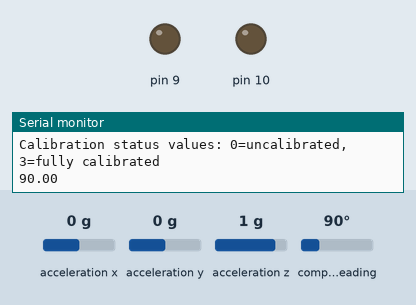
A sketch run on a simulated Arduino Uno, built with avr-gcc and run on an emulated ATmega328P. Parts: output pins drawn as LEDs (lit = HIGH), the last lines printed to the serial monitor. The inputs (shaded band) are chosen by the test bench; at power-on: compass heading 90°, acceleration x 0 g, acceleration y 0 g, acceleration z 1 g.

Above: at 2.2 s.
2.3 s: compass heading set to 180°
8.5 s: compass heading set to 183°
At 14.1 s:
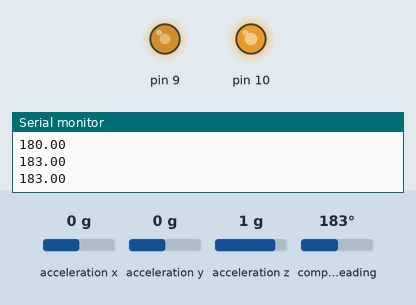
14.6 s: compass heading set to 7°
At 20.0 s:
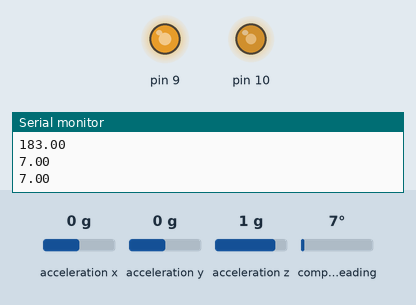
20.7 s: compass heading set to 269°
At 25.9 s:
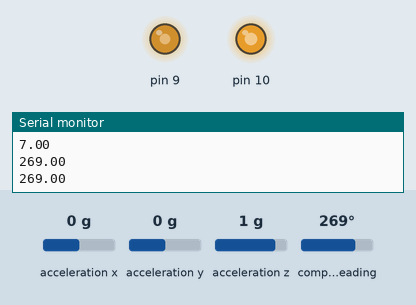
Timing chart, 0 to 27.4 s (numbered marks = the images above; inputs shaded):
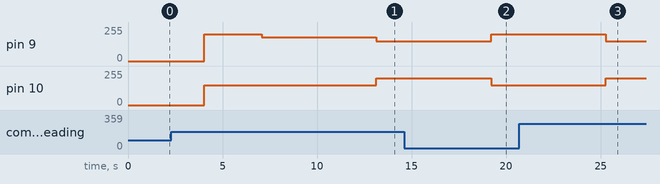

The sketch:

hosei_moter_voice.ino
```cpp
#include <Wire.h>
#include <Adafruit_Sensor.h>
#include <Adafruit_BNO055.h>
#include <utility/imumaths.h>
#include <SoftwareSerial.h>

SoftwareSerial softSerial(6,7); //RX, TX
Adafruit_BNO055 bno = Adafruit_BNO055(-1, 0x28);

void setup(void)
{
  Serial.begin(115200);
  Serial.println("Orientation Sensor Raw Data Test"); Serial.println("");
  if (!bno.begin())
  {
    Serial.print("Ooops, no BNO055 detected ... Check your wiring or I2C ADDR!");
    while (1);
  }
  delay(1000);
  bno.setExtCrystalUse(true);
  Serial.println("Calibration status values: 0=uncalibrated, 3=fully calibrated");

  softSerial.begin(9600);
  softSerial.print("?");
}


void loop() {
  imu::Vector<3> euler = bno.getVector(Adafruit_BNO055::VECTOR_EULER);
  int gyro_x = euler.x();
  Serial.println(euler.x());

  voice();

  //方向補正
  if (gyro_x < 359.50 && gyro_x > 180) {
    cw(0, 150);
  } else if (gyro_x > 0.50 && gyro_x < 180) {
    ccw(0, 150);
  } else {
    moter(0, 150);
  }

}

void moter(int rot, int pwm) {
  int pwm_l = pwm + 30;

  if (rot) {
    digitalWrite(9, LOW);
    analogWrite(3, pwm_l);
    analogWrite(10, pwm);
    digitalWrite(11, LOW);
  } else {
    analogWrite(9, pwm_l);
    digitalWrite(3, LOW);
    digitalWrite(11, LOW);
    analogWrite(10, pwm);
  }
  return 0;
}

void cw(int rot, int pwm) {

  int pwm_r = pwm + 50;

  if (rot) {
    digitalWrite(9, LOW);
    analogWrite(3, pwm);
    analogWrite(11, pwm_r);
    digitalWrite(10, LOW);
  } else {
    analogWrite(9, pwm);
    digitalWrite(3, LOW);
    digitalWrite(11, LOW);
    analogWrite(10, pwm_r);
  }
  return 0;
}

void ccw(int rot, int pwm) {

  int pwm_r = pwm + 50;

  if (rot) {
    digitalWrite(9, LOW);
    analogWrite(3, pwm_r);
    analogWrite(11, pwm);
    digitalWrite(10, LOW);
  } else {
    analogWrite(9, pwm_r);
    digitalWrite(3, LOW);
    digitalWrite(11, LOW);
    analogWrite(10, pwm);
  }
  return 0;
}

void brake_moter() {
  digitalWrite(3, HIGH);
  digitalWrite(9, HIGH);
  digitalWrite(10, HIGH);
  digitalWrite(11, HIGH);
  digitalWrite(13, HIGH);
  return 0;
}

void voice() {
  softSerial.print("ieeeeeeeeeeeeeeeeeeee-------i!\r");
  delay(3000);
}
```

Measured:
- the behaviour switches between 180 and 181° on compass heading (found by bisection; images 0 and 1)
- after the input at 8.5 s, pin 9: 180/255 → 150/255 after 4.6 s; pin 10: 150/255 → 200/255 after 4.6 s
- after the input at 14.6 s, pin 9: 150/255 → 200/255 after 4.6 s; pin 10: 200/255 → 150/255 after 4.6 s
- after the input at 20.7 s, pin 9: 200/255 → 150/255 after 4.6 s; pin 10: 150/255 → 200/255 after 4.6 s
